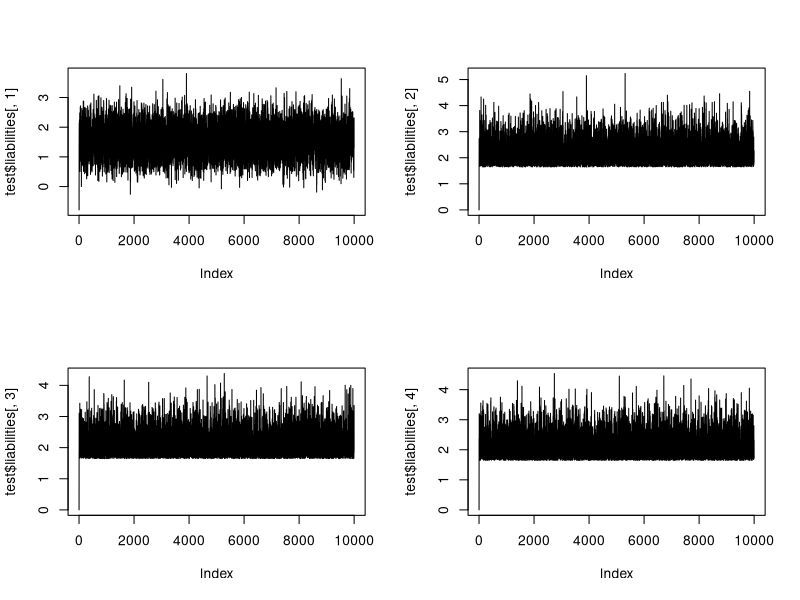
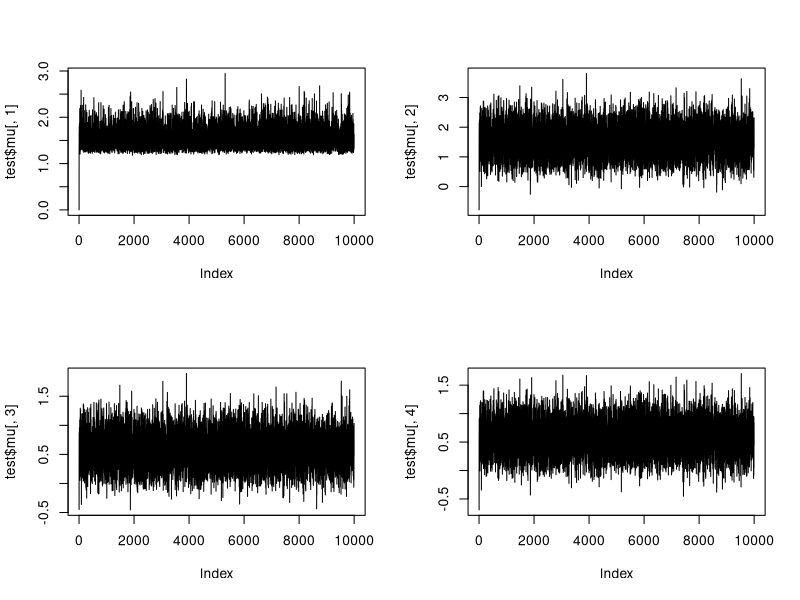
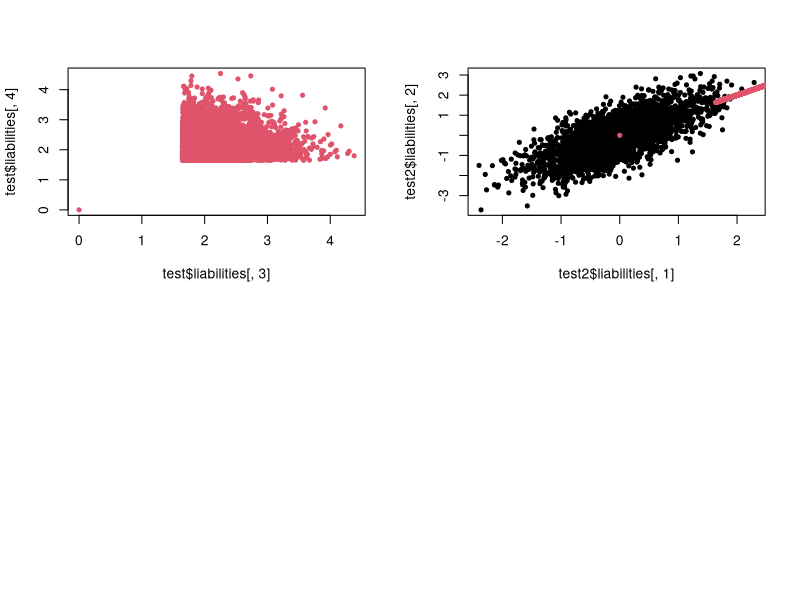

Generate these figures, in order, with R:
## ---- chunk 1
get_cov = function(h2, n_sib = 0) {
  cov <- matrix(h2/2, 4 + n_sib, 4 + n_sib)
  diag(cov) <- 1
  cov[3,4] <- cov[4,3] <- 0
  cov[1:2, 1] <- cov[1, 1:2] <- h2
  cov
}
## ---- chunk 2
calc_distribution = function(sigma){
  out = list()
  for (i in 1:nrow(sigma)){
    mu_mult_bar = solve(sigma[ -i, -i], sigma[i , -i])
    sigma_bar = sigma[i,i] - mu_mult_bar %*% sigma[-i , i]
    out[[i]] = list('sigma'=sigma_bar, 'mu_mult'=mu_mult_bar)
    }
  return(out)
  }
## ---- chunk 3
bounds <- function(phenos,N, T_ = 0.05){
  interval_2 = c(0, 1-T_)
  interval_1 = c(1-T_, 1)
  k = length(phenos)+1
  out = matrix(c(0,1), ncol=2, nrow=k, byrow=T)
  i = 2
  for (phen in phenos){
    interval = phen * interval_1 + (1-phen)*interval_2
    out[i,] = interval
    i = i+1
  }
  q = matrix(runif(N*k, out[,1], out[,2]), ncol=k, byrow=T)
  return(q)
}

## ---- chunk 4
bounds(c(1,1,1), N=10)
## ---- chunk 5
# Vores gibbssampler


Gibb <- function(covmat, phenos, N, T_ = 0.05){
  
  interval_2 = c(0, 1-T_)
  interval_1 = c(1-T_, 1)
  #bounds_ = bounds(phenos, N, T_) 
  s_val = 0
  
  k = nrow(covmat)

  const_list = calc_distribution(covmat)
  
  liabil = matrix(s_val, nrow = N, ncol = k) # i formen c(l_g, l, l_p1, l_p2)
  mu_vec = matrix(s_val, nrow = N, ncol = k)
  
  current_liabil = matrix(s_val, nrow = k, ncol = 1)
  
  
  
  for (i in 2:N) {
    for (j in 1:k) {
      # Udregner parametre
      sigma = const_list[[j]]$sigma
      mu_mult_ = const_list[[j]]$mu_mult
      mu = mu_mult_ %*% current_liabil[-j] # Udelukker den liability vi er kommet til
    
      mu_vec[i,j] = mu
      
      if (j == 1) {
        current_liabil[j] = rnorm(1, mu, sqrt(sigma))
      }
      else {
        crit <- qnorm(1-T_)
        crit_bound = pnorm(crit, mu, sqrt(sigma))
        
        interval_2 = c(0, crit_bound)
        interval_1 = c(crit_bound, 1)
        
        phen = phenos[j-1]
        interval = phen * interval_1 + (1-phen)*interval_2
        U = runif(1,interval[1], interval[2])
        current_liabil[j] = qnorm(U, mu, sqrt(sigma))
      }
      

      
      
      #current_liabil[j] = qnorm(bounds_[i,j], mu, sqrt(sigma)) 
      
    }
    liabil[i,] = t(current_liabil)
  }
  return(list('liabilities'=liabil, 'mu'=mu_vec))
}
## ---- chunk 6
covmat = get_cov(0.5)
calc_distribution(covmat)
## ---- chunk 7
test=Gibb(covmat, c(1,1,1), N=10000)

par(mfrow=c(2,2))
plot(test$liabilities[,1], type='l')
plot(test$liabilities[,2], type='l')
plot(test$liabilities[,3], type='l')
plot(test$liabilities[,4], type='l')
## ---- chunk 8
par(mfrow=c(2,2))
plot(test$mu[,1], type='l')
plot(test$mu[,2], type='l')
plot(test$mu[,3], type='l')
plot(test$mu[,4], type='l')
## ---- chunk 9
cov(test[[1]])
## ---- chunk 10
Gibb_notrunc <- function(covmat, N, T_ = 0.05){

  k = nrow(covmat)

  const_list = calc_distribution(covmat)

  liabil = matrix(0, nrow = N, ncol = k) # i formen c(l_g, l, l_p1, l_p2)
  mu_vec = matrix(0, nrow = N-1, ncol = k)
  current_liabil = rep(0, k)

  for (i in 1:(N-1)) {
    for (j in 1:k) {
      # Udregner parametre
      sigma = const_list[[j]]$sigma
      mu_mult = const_list[[j]]$mu_mult
      mu = mu_mult %*% current_liabil[-j] # Udelukker den liability vi er kommet til
      mu_vec[i,j] = mu
      current_liabil[j] = rnorm(1, mu, sqrt(sigma))
    }
    liabil[i,] = current_liabil
  }
  return(list('liabilities'=liabil, 'mu'=mu_vec))
}
## ---- chunk 11
test2 = Gibb_notrunc(get_cov(0.5), 3000)
## ---- chunk 12
plot(test$liabilities[,3], test$liabilities[,4], col=2, pch=20)
## ---- chunk 13
plot(test2$liabilities[,1], test2$liabilities[,2], pch=20)
points(test$liabilities[,3], test$liabilities[,3], col=2, pch=20)
## ---- chunk 14
qunif(1)
